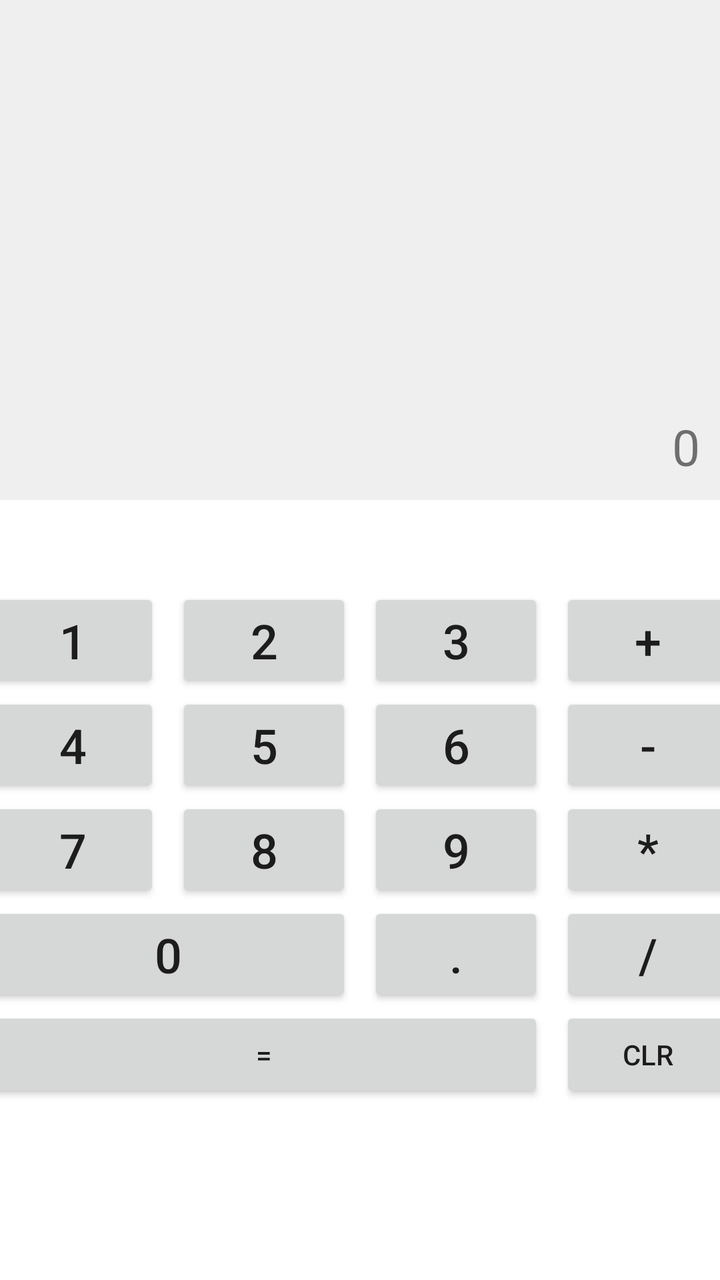
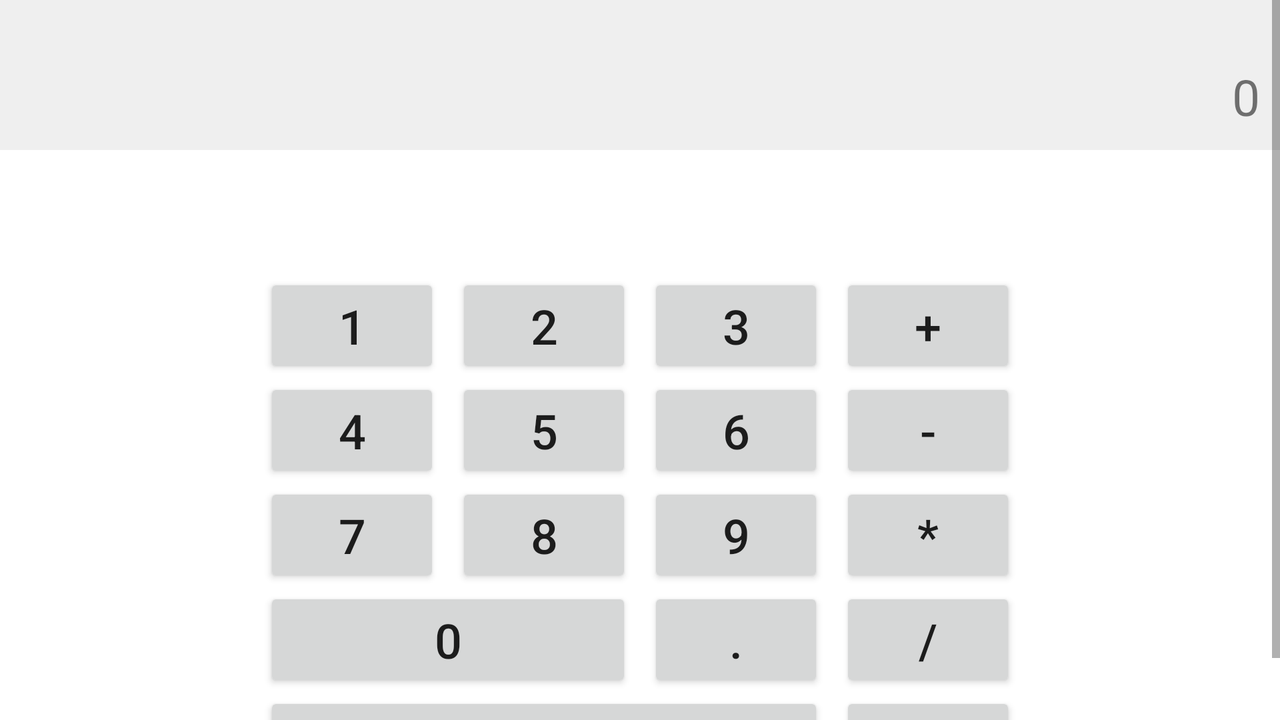

First picture: res/layout/ on a phone held upright. Second picture: the repository's own variant of that layout, on a device whose configuration matches the variant's folder. Source for both follows.
<!-- AndroidManifest.xml: application theme Theme.GB_Android -->
<!-- res/layout/calculator_activity.xml -->
<?xml version="1.0" encoding="utf-8"?>
<androidx.constraintlayout.widget.ConstraintLayout xmlns:android="http://schemas.android.com/apk/res/android"
    xmlns:app="http://schemas.android.com/apk/res-auto"
    xmlns:tools="http://schemas.android.com/tools"
    android:layout_width="match_parent"
    android:layout_height="match_parent">

    <TextView
        android:id="@+id/tvInput"
        android:layout_width="match_parent"
        android:layout_height="250dp"
        android:background="#efefef"
        android:gravity="bottom|right|center_vertical"
        android:maxLength="16"
        android:padding="10dp"
        android:text="0"
        android:textSize="25sp"
        app:layout_constraintEnd_toEndOf="parent"
        app:layout_constraintStart_toStartOf="parent"
        app:layout_constraintTop_toTopOf="parent">

    </TextView>

    <Button
        android:id="@+id/button_1"
        android:layout_width="wrap_content"
        android:layout_height="wrap_content"
        android:layout_marginEnd="8dp"
        android:text="1"
        android:textSize="@dimen/btn_size"
        app:layout_constraintBottom_toBottomOf="parent"
        app:layout_constraintEnd_toStartOf="@id/button_2"
        app:layout_constraintHorizontal_chainStyle="packed"
        app:layout_constraintStart_toStartOf="parent"
        app:layout_constraintTop_toTopOf="parent"
        app:layout_constraintVertical_bias="0.5"
        android:onClick="onDigit"/>

    <Button
        android:id="@+id/button_2"
        android:layout_width="wrap_content"
        android:layout_height="wrap_content"
        android:layout_marginEnd="8dp"
        android:text="2"
        android:textSize="@dimen/btn_size"
        app:layout_constraintBottom_toBottomOf="@+id/button_1"
        app:layout_constraintEnd_toStartOf="@id/button_3"
        app:layout_constraintStart_toEndOf="@id/button_1"
        app:layout_constraintTop_toTopOf="@+id/button_1"
        android:onClick="onDigit"
        />

    <Button
        android:id="@+id/button_3"
        android:layout_width="wrap_content"
        android:layout_height="wrap_content"
        android:layout_marginEnd="8dp"
        android:text="3"
        android:textSize="@dimen/btn_size"
        app:layout_constraintBottom_toBottomOf="@+id/button_2"
        app:layout_constraintEnd_toEndOf="@id/plus"
        app:layout_constraintStart_toEndOf="@id/button_2"
        app:layout_constraintTop_toTopOf="@+id/button_2"
        android:onClick="onDigit"
        />

    <Button
        android:id="@+id/plus"
        android:layout_width="wrap_content"
        android:layout_height="wrap_content"
        android:text="+"
        android:textSize="@dimen/btn_size"
        app:layout_constraintBottom_toBottomOf="@id/button_3"
        app:layout_constraintEnd_toEndOf="parent"
        app:layout_constraintStart_toEndOf="@id/button_3"
        app:layout_constraintTop_toTopOf="@id/button_3"
        android:onClick="onOperator"
        />

    <Button
        android:id="@+id/button_4"
        android:layout_width="wrap_content"
        android:layout_height="wrap_content"
        android:layout_marginEnd="8dp"
        android:text="4"
        android:textSize="@dimen/btn_size"
        app:layout_constraintEnd_toStartOf="@id/button_5"
        app:layout_constraintHorizontal_chainStyle="packed"
        app:layout_constraintStart_toStartOf="parent"
        app:layout_constraintTop_toBottomOf="@+id/button_1"
        android:onClick="onDigit"/>

    <Button
        android:id="@+id/button_5"
        android:layout_width="wrap_content"
        android:layout_height="wrap_content"
        android:layout_marginEnd="8dp"
        android:text="5"
        android:textSize="@dimen/btn_size"
        app:layout_constraintBottom_toBottomOf="@+id/button_4"
        app:layout_constraintEnd_toStartOf="@id/button_6"
        app:layout_constraintStart_toEndOf="@+id/button_4"
        app:layout_constraintTop_toTopOf="@id/button_4"
        android:onClick="onDigit"/>

    <Button
        android:id="@+id/button_6"
        android:layout_width="wrap_content"
        android:layout_height="wrap_content"
        android:layout_marginEnd="8dp"
        android:text="6"
        android:textSize="@dimen/btn_size"
        app:layout_constraintBottom_toBottomOf="@id/button_5"
        app:layout_constraintEnd_toStartOf="@id/minus"
        app:layout_constraintStart_toEndOf="@id/button_5"
        app:layout_constraintTop_toTopOf="@id/button_5"
        android:onClick="onDigit"/>

    <Button
        android:id="@+id/minus"
        android:layout_width="wrap_content"
        android:layout_height="wrap_content"
        android:text="-"
        android:textSize="@dimen/btn_size"
        app:layout_constraintBottom_toBottomOf="@id/button_6"
        app:layout_constraintEnd_toEndOf="parent"
        app:layout_constraintStart_toEndOf="@id/button_6"
        app:layout_constraintTop_toTopOf="@id/button_6"
        android:onClick="onOperator"
        />

    <Button
        android:id="@+id/button_7"
        android:layout_width="wrap_content"
        android:layout_height="wrap_content"
        android:layout_marginEnd="8dp"
        android:text="7"
        android:textSize="@dimen/btn_size"
        app:layout_constraintEnd_toStartOf="@id/button_8"
        app:layout_constraintHorizontal_chainStyle="packed"
        app:layout_constraintStart_toStartOf="parent"
        app:layout_constraintTop_toBottomOf="@id/button_4"
        android:onClick="onDigit"/>

    <Button
        android:id="@+id/button_8"
        android:layout_width="wrap_content"
        android:layout_height="wrap_content"
        android:layout_marginEnd="8dp"
        android:text="8"
        android:textSize="@dimen/btn_size"
        app:layout_constraintBottom_toBottomOf="@id/button_7"
        app:layout_constraintEnd_toStartOf="@id/button_9"
        app:layout_constraintStart_toEndOf="@id/button_7"
        app:layout_constraintTop_toTopOf="@id/button_7"
        android:onClick="onDigit"/>

    <Button
        android:id="@+id/button_9"
        android:layout_width="wrap_content"
        android:layout_height="wrap_content"
        android:layout_marginEnd="8dp"
        android:text="9"
        android:textSize="@dimen/btn_size"
        app:layout_constraintBottom_toBottomOf="@id/button_8"
        app:layout_constraintEnd_toStartOf="@+id/multiply"
        app:layout_constraintStart_toEndOf="@id/button_8"
        app:layout_constraintTop_toTopOf="@id/button_8"
        android:onClick="onDigit"/>

    <Button
        android:id="@+id/multiply"
        android:layout_width="wrap_content"
        android:layout_height="wrap_content"
        android:text="*"
        android:textSize="@dimen/btn_size"
        app:layout_constraintBottom_toBottomOf="@id/button_9"
        app:layout_constraintEnd_toEndOf="parent"
        app:layout_constraintStart_toEndOf="@id/button_9"
        app:layout_constraintTop_toTopOf="@id/button_9"
        android:onClick="onOperator"
        />

    <Button
        android:id="@+id/button_0"
        android:layout_width="0dp"
        android:layout_height="wrap_content"
        android:layout_marginEnd="8dp"
        android:text="0"
        android:textSize="@dimen/btn_size"
        app:layout_constraintEnd_toStartOf="@+id/point"
        app:layout_constraintStart_toStartOf="@+id/button_7"
        app:layout_constraintTop_toBottomOf="@+id/button_7"
        android:onClick="onDigit"/>


    <Button
        android:id="@+id/point"
        android:layout_width="wrap_content"
        android:layout_height="wrap_content"
        android:layout_marginEnd="8dp"
        android:text="."
        android:textSize="@dimen/btn_size"
        app:layout_constraintEnd_toStartOf="@+id/divide"
        app:layout_constraintStart_toStartOf="@+id/button_9"
        app:layout_constraintTop_toBottomOf="@+id/button_9"
        android:onClick="onDecimalPoint"
        />

    <Button
        android:id="@+id/divide"
        android:layout_width="wrap_content"
        android:layout_height="wrap_content"
        android:onClick="onOperator"
        android:text="/"
        android:textSize="@dimen/btn_size"
        app:layout_constraintEnd_toEndOf="@+id/multiply"
        app:layout_constraintStart_toEndOf="@+id/point"
        app:layout_constraintTop_toTopOf="@+id/point" />

    <Button
        android:id="@+id/button_equal"
        android:layout_width="0dp"
        android:layout_height="wrap_content"
        android:text="="
        app:layout_constraintEnd_toEndOf="@+id/point"
        app:layout_constraintStart_toStartOf="@+id/button_0"
        app:layout_constraintTop_toBottomOf="@+id/button_0"
        android:onClick="onEqual"
        />

    <Button
        android:id="@+id/button_clr"
        android:layout_width="0dp"
        android:layout_height="wrap_content"
        android:text="clr"
        app:layout_constraintEnd_toEndOf="@+id/divide"
        app:layout_constraintStart_toStartOf="@+id/divide"
        app:layout_constraintTop_toBottomOf="@+id/divide"
        android:onClick="onClear"
        />

</androidx.constraintlayout.widget.ConstraintLayout>
<!-- resources referenced by this layout -->
<resources>
  <dimen name="btn_size">24sp</dimen>
  <style name="Theme.GB_Android" parent="Theme.MaterialComponents.DayNight.DarkActionBar">
          
          <item name="colorPrimary">@color/purple_500</item>
          <item name="colorPrimaryVariant">@color/purple_700</item>
          <item name="colorOnPrimary">@color/white</item>
          
          <item name="colorSecondary">@color/teal_200</item>
          <item name="colorSecondaryVariant">@color/teal_700</item>
          <item name="colorOnSecondary">@color/black</item>
          
          <item name="android:statusBarColor" tools:targetApi="l">?attr/colorPrimaryVariant</item>
          
      </style>
</resources>
<!-- res/layout-land/calculator_activity.xml (the author's variant of the layout above) -->
<!-- drawn on the phone turned sideways -->
<?xml version="1.0" encoding="utf-8"?>
<ScrollView
    android:layout_width="match_parent"
    android:layout_height="match_parent"
    xmlns:android="http://schemas.android.com/apk/res/android"
    xmlns:app="http://schemas.android.com/apk/res-auto">

    <androidx.constraintlayout.widget.ConstraintLayout
        android:layout_width="match_parent"
        android:layout_height="match_parent">

        <TextView
            android:id="@+id/tvInput"
            android:layout_width="match_parent"
            android:layout_height="75dp"
            android:background="#efefef"
            android:gravity="bottom|right|center_vertical"
            android:maxLength="16"
            android:padding="10dp"
            android:text="0"
            android:textSize="25sp"
            app:layout_constraintEnd_toEndOf="parent"
            app:layout_constraintStart_toStartOf="parent"
            app:layout_constraintTop_toTopOf="parent">

        </TextView>

        <Button
            android:id="@+id/button_1"
            android:layout_width="wrap_content"
            android:layout_height="wrap_content"
            android:layout_marginEnd="8dp"
            android:text="1"
            android:textSize="@dimen/btn_size"
            app:layout_constraintBottom_toBottomOf="parent"
            app:layout_constraintEnd_toStartOf="@id/button_2"
            app:layout_constraintHorizontal_chainStyle="packed"
            app:layout_constraintStart_toStartOf="parent"
            app:layout_constraintTop_toTopOf="parent"
            app:layout_constraintVertical_bias="0.4"
            android:onClick="onDigit"/>

        <Button
            android:id="@+id/button_2"
            android:layout_width="wrap_content"
            android:layout_height="wrap_content"
            android:layout_marginEnd="8dp"
            android:text="2"
            android:textSize="@dimen/btn_size"
            app:layout_constraintBottom_toBottomOf="@+id/button_1"
            app:layout_constraintEnd_toStartOf="@id/button_3"
            app:layout_constraintStart_toEndOf="@id/button_1"
            app:layout_constraintTop_toTopOf="@+id/button_1"
            android:onClick="onDigit"
            />

        <Button
            android:id="@+id/button_3"
            android:layout_width="wrap_content"
            android:layout_height="wrap_content"
            android:layout_marginEnd="8dp"
            android:text="3"
            android:textSize="@dimen/btn_size"
            app:layout_constraintBottom_toBottomOf="@+id/button_2"
            app:layout_constraintEnd_toEndOf="@id/plus"
            app:layout_constraintStart_toEndOf="@id/button_2"
            app:layout_constraintTop_toTopOf="@+id/button_2"
            android:onClick="onDigit"
            />

        <Button
            android:id="@+id/plus"
            android:layout_width="wrap_content"
            android:layout_height="wrap_content"
            android:text="+"
            android:textSize="@dimen/btn_size"
            app:layout_constraintBottom_toBottomOf="@id/button_3"
            app:layout_constraintEnd_toEndOf="parent"
            app:layout_constraintStart_toEndOf="@id/button_3"
            app:layout_constraintTop_toTopOf="@id/button_3" />

        <Button
            android:id="@+id/button_4"
            android:layout_width="wrap_content"
            android:layout_height="wrap_content"
            android:layout_marginEnd="8dp"
            android:text="4"
            android:textSize="@dimen/btn_size"
            app:layout_constraintEnd_toStartOf="@id/button_5"
            app:layout_constraintHorizontal_chainStyle="packed"
            app:layout_constraintStart_toStartOf="parent"
            app:layout_constraintTop_toBottomOf="@+id/button_1"
            android:onClick="onDigit"/>

        <Button
            android:id="@+id/button_5"
            android:layout_width="wrap_content"
            android:layout_height="wrap_content"
            android:layout_marginEnd="8dp"
            android:text="5"
            android:textSize="@dimen/btn_size"
            app:layout_constraintBottom_toBottomOf="@+id/button_4"
            app:layout_constraintEnd_toStartOf="@id/button_6"
            app:layout_constraintStart_toEndOf="@+id/button_4"
            app:layout_constraintTop_toTopOf="@id/button_4"
            android:onClick="onDigit"/>

        <Button
            android:id="@+id/button_6"
            android:layout_width="wrap_content"
            android:layout_height="wrap_content"
            android:layout_marginEnd="8dp"
            android:text="6"
            android:textSize="@dimen/btn_size"
            app:layout_constraintBottom_toBottomOf="@id/button_5"
            app:layout_constraintEnd_toStartOf="@id/minus"
            app:layout_constraintStart_toEndOf="@id/button_5"
            app:layout_constraintTop_toTopOf="@id/button_5"
            android:onClick="onDigit"/>

        <Button
            android:id="@+id/minus"
            android:layout_width="wrap_content"
            android:layout_height="wrap_content"
            android:text="-"
            android:textSize="@dimen/btn_size"
            app:layout_constraintBottom_toBottomOf="@id/button_6"
            app:layout_constraintEnd_toEndOf="parent"
            app:layout_constraintStart_toEndOf="@id/button_6"
            app:layout_constraintTop_toTopOf="@id/button_6" />

        <Button
            android:id="@+id/button_7"
            android:layout_width="wrap_content"
            android:layout_height="wrap_content"
            android:layout_marginEnd="8dp"
            android:text="7"
            android:textSize="@dimen/btn_size"
            app:layout_constraintEnd_toStartOf="@id/button_8"
            app:layout_constraintHorizontal_chainStyle="packed"
            app:layout_constraintStart_toStartOf="parent"
            app:layout_constraintTop_toBottomOf="@id/button_4"
            android:onClick="onDigit"/>

        <Button
            android:id="@+id/button_8"
            android:layout_width="wrap_content"
            android:layout_height="wrap_content"
            android:layout_marginEnd="8dp"
            android:text="8"
            android:textSize="@dimen/btn_size"
            app:layout_constraintBottom_toBottomOf="@id/button_7"
            app:layout_constraintEnd_toStartOf="@id/button_9"
            app:layout_constraintStart_toEndOf="@id/button_7"
            app:layout_constraintTop_toTopOf="@id/button_7"
            android:onClick="onDigit"/>

        <Button
            android:id="@+id/button_9"
            android:layout_width="wrap_content"
            android:layout_height="wrap_content"
            android:layout_marginEnd="8dp"
            android:text="9"
            android:textSize="@dimen/btn_size"
            app:layout_constraintBottom_toBottomOf="@id/button_8"
            app:layout_constraintEnd_toStartOf="@+id/multiply"
            app:layout_constraintStart_toEndOf="@id/button_8"
            app:layout_constraintTop_toTopOf="@id/button_8"
            android:onClick="onDigit"/>

        <Button
            android:id="@+id/multiply"
            android:layout_width="wrap_content"
            android:layout_height="wrap_content"
            android:text="*"
            android:textSize="@dimen/btn_size"
            app:layout_constraintBottom_toBottomOf="@id/button_9"
            app:layout_constraintEnd_toEndOf="parent"
            app:layout_constraintStart_toEndOf="@id/button_9"
            app:layout_constraintTop_toTopOf="@id/button_9" />

        <Button
            android:id="@+id/button_0"
            android:layout_width="0dp"
            android:layout_height="wrap_content"
            android:layout_marginEnd="8dp"
            android:text="0"
            android:textSize="@dimen/btn_size"
            app:layout_constraintEnd_toStartOf="@+id/point"
            app:layout_constraintStart_toStartOf="@+id/button_7"
            app:layout_constraintTop_toBottomOf="@+id/button_7"
            android:onClick="onDigit"/>


        <Button
            android:id="@+id/point"
            android:layout_width="wrap_content"
            android:layout_height="wrap_content"
            android:layout_marginEnd="8dp"
            android:text="."
            android:textSize="@dimen/btn_size"
            app:layout_constraintEnd_toStartOf="@+id/divide"
            app:layout_constraintStart_toStartOf="@+id/button_9"
            app:layout_constraintTop_toBottomOf="@+id/button_9" />

        <Button
            android:id="@+id/divide"
            android:layout_width="wrap_content"
            android:layout_height="wrap_content"
            android:text="/"
            android:textSize="@dimen/btn_size"
            app:layout_constraintEnd_toEndOf="@+id/multiply"
            app:layout_constraintStart_toEndOf="@+id/point"

            app:layout_constraintTop_toTopOf="@+id/point" />

        <Button
            android:id="@+id/button_equal"
            android:layout_width="0dp"
            android:layout_height="wrap_content"
            android:text="="
            app:layout_constraintEnd_toEndOf="@+id/point"
            app:layout_constraintStart_toStartOf="@+id/button_0"
            app:layout_constraintTop_toBottomOf="@+id/button_0" />

        <Button
            android:id="@+id/button_clr"
            android:layout_width="0dp"
            android:layout_height="wrap_content"
            android:text="clr"
            app:layout_constraintEnd_toEndOf="@+id/divide"
            app:layout_constraintStart_toStartOf="@+id/divide"
            app:layout_constraintTop_toBottomOf="@+id/divide" />
    </androidx.constraintlayout.widget.ConstraintLayout>
</ScrollView>
